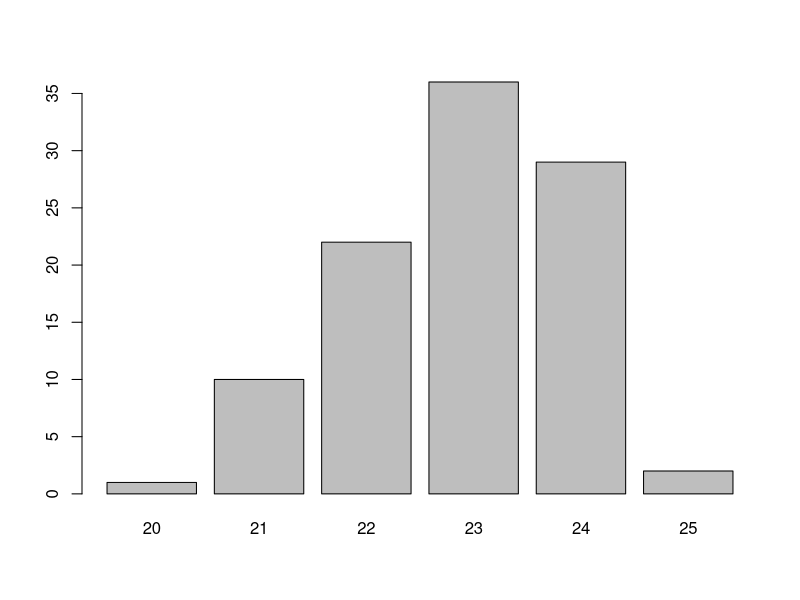

Recreate this plot in R.
## ---- chunk 1
bday_simulation <- function() {
  N <- 100
  for (n in 2:365) {
    hits <- 0
    for (i in 1:N) {
      room <- sample(1:365, n, replace = TRUE)
      dedup <- unique(room)
      if (length(dedup) < length(room)) {
        # This means there are some duplicates, so some people share birthday
        hits <- hits + 1
      }
    }
    prob_same_bday = hits / N
    if (prob_same_bday > 0.50) {
      return(n)
    }
  }
  return(366)
}
results <- c() # c() constructs an empty vector (column)
for (i in 1:100) {
  results[i] <- bday_simulation()
}
res_table <- table(results)
print(res_table)
barplot(res_table)
